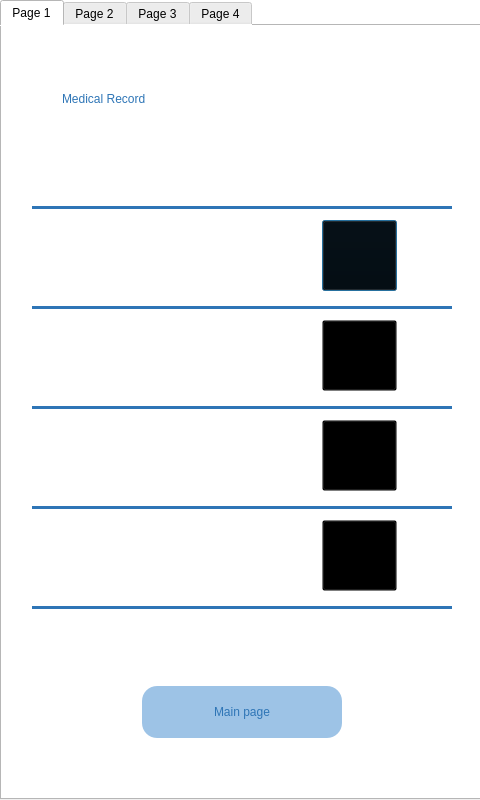
<?xml version="1.0" encoding="UTF-8"?>
<ui version="4.0">
 <class>record1</class>
 <widget class="QDialog" name="record1">
  <property name="geometry">
   <rect>
    <x>0</x>
    <y>0</y>
    <width>480</width>
    <height>800</height>
   </rect>
  </property>
  <property name="windowTitle">
   <string>Dialog</string>
  </property>
  <property name="styleSheet">
   <string notr="true">background-color: rgb(255, 255, 255);</string>
  </property>
  <widget class="QTabWidget" name="tabWidget">
   <property name="geometry">
    <rect>
     <x>0</x>
     <y>0</y>
     <width>481</width>
     <height>800</height>
    </rect>
   </property>
   <property name="sizePolicy">
    <sizepolicy hsizetype="Fixed" vsizetype="Fixed">
     <horstretch>0</horstretch>
     <verstretch>0</verstretch>
    </sizepolicy>
   </property>
   <property name="styleSheet">
    <string notr="true"/>
   </property>
   <property name="tabPosition">
    <enum>QTabWidget::North</enum>
   </property>
   <property name="tabShape">
    <enum>QTabWidget::Rounded</enum>
   </property>
   <property name="currentIndex">
    <number>0</number>
   </property>
   <property name="usesScrollButtons">
    <bool>false</bool>
   </property>
   <property name="tabBarAutoHide">
    <bool>false</bool>
   </property>
   <widget class="QWidget" name="tab">
    <attribute name="title">
     <string>Page 1</string>
    </attribute>
    <widget class="QLabel" name="label_4">
     <property name="geometry">
      <rect>
       <x>30</x>
       <y>280</y>
       <width>420</width>
       <height>3</height>
      </rect>
     </property>
     <property name="styleSheet">
      <string notr="true">background-color: rgb(46, 117, 182);</string>
     </property>
     <property name="text">
      <string/>
     </property>
    </widget>
    <widget class="QLabel" name="label_5">
     <property name="geometry">
      <rect>
       <x>30</x>
       <y>380</y>
       <width>420</width>
       <height>3</height>
      </rect>
     </property>
     <property name="styleSheet">
      <string notr="true">background-color: rgb(46, 117, 182);</string>
     </property>
     <property name="text">
      <string/>
     </property>
    </widget>
    <widget class="QLabel" name="label_3">
     <property name="geometry">
      <rect>
       <x>30</x>
       <y>180</y>
       <width>420</width>
       <height>3</height>
      </rect>
     </property>
     <property name="styleSheet">
      <string notr="true">background-color: rgb(46, 117, 182);</string>
     </property>
     <property name="text">
      <string/>
     </property>
    </widget>
    <widget class="QLabel" name="patient1">
     <property name="geometry">
      <rect>
       <x>100</x>
       <y>215</y>
       <width>230</width>
       <height>57</height>
      </rect>
     </property>
     <property name="styleSheet">
      <string notr="true">font: 20pt &quot;Arial Rounded MT Bold&quot;;
background-color: transparent;
</string>
     </property>
     <property name="text">
      <string/>
     </property>
    </widget>
    <widget class="QLabel" name="label_11">
     <property name="geometry">
      <rect>
       <x>30</x>
       <y>480</y>
       <width>420</width>
       <height>3</height>
      </rect>
     </property>
     <property name="styleSheet">
      <string notr="true">background-color: rgb(46, 117, 182);</string>
     </property>
     <property name="text">
      <string/>
     </property>
    </widget>
    <widget class="QLabel" name="label_10">
     <property name="geometry">
      <rect>
       <x>60</x>
       <y>40</y>
       <width>380</width>
       <height>65</height>
      </rect>
     </property>
     <property name="styleSheet">
      <string notr="true">background-color: transparent;
font: 36pt &quot;Arial Rounded MT Bold&quot;;
color: rgb(46, 117, 182);
</string>
     </property>
     <property name="text">
      <string>Medical Record</string>
     </property>
    </widget>
    <widget class="QLabel" name="label_14">
     <property name="geometry">
      <rect>
       <x>30</x>
       <y>580</y>
       <width>420</width>
       <height>3</height>
      </rect>
     </property>
     <property name="styleSheet">
      <string notr="true">background-color: rgb(46, 117, 182);</string>
     </property>
     <property name="text">
      <string/>
     </property>
    </widget>
    <widget class="QPushButton" name="report1">
     <property name="geometry">
      <rect>
       <x>320</x>
       <y>194</y>
       <width>75</width>
       <height>71</height>
      </rect>
     </property>
     <property name="styleSheet">
      <string notr="true">background-color: transparent;
border-image: url(:/newPrefix/report.png);</string>
     </property>
     <property name="text">
      <string/>
     </property>
    </widget>
    <widget class="QPushButton" name="report2">
     <property name="geometry">
      <rect>
       <x>320</x>
       <y>294</y>
       <width>75</width>
       <height>71</height>
      </rect>
     </property>
     <property name="styleSheet">
      <string notr="true">background-color: transparent;
border-image: url(:/newPrefix/report.png);</string>
     </property>
     <property name="text">
      <string/>
     </property>
    </widget>
    <widget class="QPushButton" name="report3">
     <property name="geometry">
      <rect>
       <x>320</x>
       <y>394</y>
       <width>75</width>
       <height>71</height>
      </rect>
     </property>
     <property name="styleSheet">
      <string notr="true">background-color: transparent;
border-image: url(:/newPrefix/report.png);</string>
     </property>
     <property name="text">
      <string/>
     </property>
    </widget>
    <widget class="QPushButton" name="report4">
     <property name="geometry">
      <rect>
       <x>320</x>
       <y>494</y>
       <width>75</width>
       <height>71</height>
      </rect>
     </property>
     <property name="styleSheet">
      <string notr="true">background-color: transparent;
border-image: url(:/newPrefix/report.png);</string>
     </property>
     <property name="text">
      <string/>
     </property>
    </widget>
    <widget class="QPushButton" name="continue2">
     <property name="geometry">
      <rect>
       <x>140</x>
       <y>660</y>
       <width>200</width>
       <height>52</height>
      </rect>
     </property>
     <property name="styleSheet">
      <string notr="true">background-color: rgb(157, 195, 230);
font: 20pt &quot;Arial Rounded MT Bold&quot;;
border-radius: 15px;
color: rgb(46, 117, 182);


</string>
     </property>
     <property name="text">
      <string>Main page</string>
     </property>
     <property name="autoDefault">
      <bool>false</bool>
     </property>
     <property name="default">
      <bool>true</bool>
     </property>
     <property name="flat">
      <bool>false</bool>
     </property>
    </widget>
    <widget class="QLabel" name="patient2">
     <property name="geometry">
      <rect>
       <x>100</x>
       <y>315</y>
       <width>230</width>
       <height>57</height>
      </rect>
     </property>
     <property name="styleSheet">
      <string notr="true">font: 20pt &quot;Arial Rounded MT Bold&quot;;
background-color: transparent;
</string>
     </property>
     <property name="text">
      <string/>
     </property>
    </widget>
    <widget class="QLabel" name="patient3">
     <property name="geometry">
      <rect>
       <x>100</x>
       <y>415</y>
       <width>230</width>
       <height>57</height>
      </rect>
     </property>
     <property name="styleSheet">
      <string notr="true">font: 20pt &quot;Arial Rounded MT Bold&quot;;
background-color: transparent;
</string>
     </property>
     <property name="text">
      <string/>
     </property>
    </widget>
    <widget class="QLabel" name="patient4">
     <property name="geometry">
      <rect>
       <x>100</x>
       <y>515</y>
       <width>230</width>
       <height>57</height>
      </rect>
     </property>
     <property name="styleSheet">
      <string notr="true">font: 20pt &quot;Arial Rounded MT Bold&quot;;
background-color: transparent;
</string>
     </property>
     <property name="text">
      <string/>
     </property>
    </widget>
   </widget>
   <widget class="QWidget" name="tab_2">
    <attribute name="title">
     <string>Page 2</string>
    </attribute>
    <widget class="QLabel" name="label_6">
     <property name="geometry">
      <rect>
       <x>30</x>
       <y>100</y>
       <width>420</width>
       <height>3</height>
      </rect>
     </property>
     <property name="styleSheet">
      <string notr="true">background-color: rgb(46, 117, 182);</string>
     </property>
     <property name="text">
      <string/>
     </property>
    </widget>
    <widget class="QLabel" name="label_7">
     <property name="geometry">
      <rect>
       <x>30</x>
       <y>200</y>
       <width>420</width>
       <height>3</height>
      </rect>
     </property>
     <property name="styleSheet">
      <string notr="true">background-color: rgb(46, 117, 182);</string>
     </property>
     <property name="text">
      <string/>
     </property>
    </widget>
    <widget class="QLabel" name="label_8">
     <property name="geometry">
      <rect>
       <x>30</x>
       <y>300</y>
       <width>420</width>
       <height>3</height>
      </rect>
     </property>
     <property name="styleSheet">
      <string notr="true">background-color: rgb(46, 117, 182);</string>
     </property>
     <property name="text">
      <string/>
     </property>
    </widget>
    <widget class="QLabel" name="label_9">
     <property name="geometry">
      <rect>
       <x>30</x>
       <y>400</y>
       <width>420</width>
       <height>3</height>
      </rect>
     </property>
     <property name="styleSheet">
      <string notr="true">background-color: rgb(46, 117, 182);</string>
     </property>
     <property name="text">
      <string/>
     </property>
    </widget>
    <widget class="QLabel" name="label_12">
     <property name="geometry">
      <rect>
       <x>30</x>
       <y>500</y>
       <width>420</width>
       <height>3</height>
      </rect>
     </property>
     <property name="styleSheet">
      <string notr="true">background-color: rgb(46, 117, 182);</string>
     </property>
     <property name="text">
      <string/>
     </property>
    </widget>
    <widget class="QLabel" name="label_13">
     <property name="geometry">
      <rect>
       <x>30</x>
       <y>600</y>
       <width>420</width>
       <height>3</height>
      </rect>
     </property>
     <property name="styleSheet">
      <string notr="true">background-color: rgb(46, 117, 182);</string>
     </property>
     <property name="text">
      <string/>
     </property>
    </widget>
    <widget class="QPushButton" name="continue3">
     <property name="geometry">
      <rect>
       <x>140</x>
       <y>660</y>
       <width>200</width>
       <height>52</height>
      </rect>
     </property>
     <property name="styleSheet">
      <string notr="true">background-color: rgb(157, 195, 230);
font: 20pt &quot;Arial Rounded MT Bold&quot;;
border-radius: 15px;
color: rgb(46, 117, 182);


</string>
     </property>
     <property name="text">
      <string>Main page</string>
     </property>
     <property name="autoDefault">
      <bool>false</bool>
     </property>
     <property name="default">
      <bool>true</bool>
     </property>
     <property name="flat">
      <bool>false</bool>
     </property>
    </widget>
    <widget class="QPushButton" name="report6">
     <property name="geometry">
      <rect>
       <x>320</x>
       <y>215</y>
       <width>75</width>
       <height>71</height>
      </rect>
     </property>
     <property name="styleSheet">
      <string notr="true">background-color: transparent;
border-image: url(:/newPrefix/report.png);</string>
     </property>
     <property name="text">
      <string/>
     </property>
    </widget>
    <widget class="QPushButton" name="report7">
     <property name="geometry">
      <rect>
       <x>320</x>
       <y>315</y>
       <width>75</width>
       <height>71</height>
      </rect>
     </property>
     <property name="styleSheet">
      <string notr="true">background-color: transparent;
border-image: url(:/newPrefix/report.png);</string>
     </property>
     <property name="text">
      <string/>
     </property>
    </widget>
    <widget class="QPushButton" name="report8">
     <property name="geometry">
      <rect>
       <x>320</x>
       <y>415</y>
       <width>75</width>
       <height>71</height>
      </rect>
     </property>
     <property name="styleSheet">
      <string notr="true">background-color: transparent;
border-image: url(:/newPrefix/report.png);</string>
     </property>
     <property name="text">
      <string/>
     </property>
    </widget>
    <widget class="QPushButton" name="report9">
     <property name="geometry">
      <rect>
       <x>320</x>
       <y>515</y>
       <width>75</width>
       <height>71</height>
      </rect>
     </property>
     <property name="styleSheet">
      <string notr="true">background-color: transparent;
border-image: url(:/newPrefix/report.png);</string>
     </property>
     <property name="text">
      <string/>
     </property>
    </widget>
    <widget class="QPushButton" name="report5">
     <property name="geometry">
      <rect>
       <x>320</x>
       <y>115</y>
       <width>75</width>
       <height>71</height>
      </rect>
     </property>
     <property name="styleSheet">
      <string notr="true">background-color: transparent;
border-image: url(:/newPrefix/report.png);</string>
     </property>
     <property name="text">
      <string/>
     </property>
    </widget>
    <widget class="QLabel" name="patient5">
     <property name="geometry">
      <rect>
       <x>100</x>
       <y>135</y>
       <width>230</width>
       <height>57</height>
      </rect>
     </property>
     <property name="styleSheet">
      <string notr="true">font: 20pt &quot;Arial Rounded MT Bold&quot;;
background-color: transparent;
</string>
     </property>
     <property name="text">
      <string/>
     </property>
    </widget>
    <widget class="QLabel" name="patient6">
     <property name="geometry">
      <rect>
       <x>100</x>
       <y>235</y>
       <width>230</width>
       <height>57</height>
      </rect>
     </property>
     <property name="styleSheet">
      <string notr="true">font: 20pt &quot;Arial Rounded MT Bold&quot;;
background-color: transparent;
</string>
     </property>
     <property name="text">
      <string/>
     </property>
    </widget>
    <widget class="QLabel" name="patient7">
     <property name="geometry">
      <rect>
       <x>100</x>
       <y>335</y>
       <width>230</width>
       <height>57</height>
      </rect>
     </property>
     <property name="styleSheet">
      <string notr="true">font: 20pt &quot;Arial Rounded MT Bold&quot;;
background-color: transparent;
</string>
     </property>
     <property name="text">
      <string/>
     </property>
    </widget>
    <widget class="QLabel" name="patient8">
     <property name="geometry">
      <rect>
       <x>100</x>
       <y>435</y>
       <width>230</width>
       <height>57</height>
      </rect>
     </property>
     <property name="styleSheet">
      <string notr="true">font: 20pt &quot;Arial Rounded MT Bold&quot;;
background-color: transparent;
</string>
     </property>
     <property name="text">
      <string/>
     </property>
    </widget>
    <widget class="QLabel" name="patient9">
     <property name="geometry">
      <rect>
       <x>100</x>
       <y>535</y>
       <width>230</width>
       <height>57</height>
      </rect>
     </property>
     <property name="styleSheet">
      <string notr="true">font: 20pt &quot;Arial Rounded MT Bold&quot;;
background-color: transparent;
</string>
     </property>
     <property name="text">
      <string/>
     </property>
    </widget>
   </widget>
   <widget class="QWidget" name="tab_3">
    <attribute name="title">
     <string>Page 3</string>
    </attribute>
    <widget class="QLabel" name="label_15">
     <property name="geometry">
      <rect>
       <x>30</x>
       <y>100</y>
       <width>420</width>
       <height>3</height>
      </rect>
     </property>
     <property name="styleSheet">
      <string notr="true">background-color: rgb(46, 117, 182);</string>
     </property>
     <property name="text">
      <string/>
     </property>
    </widget>
    <widget class="QLabel" name="label_16">
     <property name="geometry">
      <rect>
       <x>30</x>
       <y>200</y>
       <width>420</width>
       <height>3</height>
      </rect>
     </property>
     <property name="styleSheet">
      <string notr="true">background-color: rgb(46, 117, 182);</string>
     </property>
     <property name="text">
      <string/>
     </property>
    </widget>
    <widget class="QLabel" name="label_17">
     <property name="geometry">
      <rect>
       <x>30</x>
       <y>300</y>
       <width>420</width>
       <height>3</height>
      </rect>
     </property>
     <property name="styleSheet">
      <string notr="true">background-color: rgb(46, 117, 182);</string>
     </property>
     <property name="text">
      <string/>
     </property>
    </widget>
    <widget class="QLabel" name="label_18">
     <property name="geometry">
      <rect>
       <x>30</x>
       <y>400</y>
       <width>420</width>
       <height>3</height>
      </rect>
     </property>
     <property name="styleSheet">
      <string notr="true">background-color: rgb(46, 117, 182);</string>
     </property>
     <property name="text">
      <string/>
     </property>
    </widget>
    <widget class="QLabel" name="label_19">
     <property name="geometry">
      <rect>
       <x>30</x>
       <y>600</y>
       <width>420</width>
       <height>3</height>
      </rect>
     </property>
     <property name="styleSheet">
      <string notr="true">background-color: rgb(46, 117, 182);</string>
     </property>
     <property name="text">
      <string/>
     </property>
    </widget>
    <widget class="QLabel" name="label_20">
     <property name="geometry">
      <rect>
       <x>30</x>
       <y>500</y>
       <width>420</width>
       <height>3</height>
      </rect>
     </property>
     <property name="styleSheet">
      <string notr="true">background-color: rgb(46, 117, 182);</string>
     </property>
     <property name="text">
      <string/>
     </property>
    </widget>
    <widget class="QPushButton" name="report10">
     <property name="geometry">
      <rect>
       <x>320</x>
       <y>115</y>
       <width>75</width>
       <height>71</height>
      </rect>
     </property>
     <property name="styleSheet">
      <string notr="true">background-color: transparent;
border-image: url(:/newPrefix/report.png);</string>
     </property>
     <property name="text">
      <string/>
     </property>
    </widget>
    <widget class="QPushButton" name="report11">
     <property name="geometry">
      <rect>
       <x>320</x>
       <y>215</y>
       <width>75</width>
       <height>71</height>
      </rect>
     </property>
     <property name="styleSheet">
      <string notr="true">background-color: transparent;
border-image: url(:/newPrefix/report.png);</string>
     </property>
     <property name="text">
      <string/>
     </property>
    </widget>
    <widget class="QPushButton" name="report12">
     <property name="geometry">
      <rect>
       <x>320</x>
       <y>315</y>
       <width>75</width>
       <height>71</height>
      </rect>
     </property>
     <property name="styleSheet">
      <string notr="true">background-color: transparent;
border-image: url(:/newPrefix/report.png);</string>
     </property>
     <property name="text">
      <string/>
     </property>
    </widget>
    <widget class="QPushButton" name="report13">
     <property name="geometry">
      <rect>
       <x>320</x>
       <y>415</y>
       <width>75</width>
       <height>71</height>
      </rect>
     </property>
     <property name="styleSheet">
      <string notr="true">background-color: transparent;
border-image: url(:/newPrefix/report.png);</string>
     </property>
     <property name="text">
      <string/>
     </property>
    </widget>
    <widget class="QPushButton" name="report14">
     <property name="geometry">
      <rect>
       <x>320</x>
       <y>515</y>
       <width>75</width>
       <height>71</height>
      </rect>
     </property>
     <property name="styleSheet">
      <string notr="true">background-color: transparent;
border-image: url(:/newPrefix/report.png);</string>
     </property>
     <property name="text">
      <string/>
     </property>
    </widget>
    <widget class="QLabel" name="patient10">
     <property name="geometry">
      <rect>
       <x>100</x>
       <y>135</y>
       <width>230</width>
       <height>57</height>
      </rect>
     </property>
     <property name="styleSheet">
      <string notr="true">font: 20pt &quot;Arial Rounded MT Bold&quot;;
background-color: transparent;
</string>
     </property>
     <property name="text">
      <string/>
     </property>
    </widget>
    <widget class="QLabel" name="patient11">
     <property name="geometry">
      <rect>
       <x>100</x>
       <y>235</y>
       <width>230</width>
       <height>57</height>
      </rect>
     </property>
     <property name="styleSheet">
      <string notr="true">font: 20pt &quot;Arial Rounded MT Bold&quot;;
background-color: transparent;
</string>
     </property>
     <property name="text">
      <string/>
     </property>
    </widget>
    <widget class="QLabel" name="patient12">
     <property name="geometry">
      <rect>
       <x>100</x>
       <y>335</y>
       <width>230</width>
       <height>57</height>
      </rect>
     </property>
     <property name="styleSheet">
      <string notr="true">font: 20pt &quot;Arial Rounded MT Bold&quot;;
background-color: transparent;
</string>
     </property>
     <property name="text">
      <string/>
     </property>
    </widget>
    <widget class="QLabel" name="patient13">
     <property name="geometry">
      <rect>
       <x>100</x>
       <y>435</y>
       <width>230</width>
       <height>57</height>
      </rect>
     </property>
     <property name="styleSheet">
      <string notr="true">font: 20pt &quot;Arial Rounded MT Bold&quot;;
background-color: transparent;
</string>
     </property>
     <property name="text">
      <string/>
     </property>
    </widget>
    <widget class="QLabel" name="patient14">
     <property name="geometry">
      <rect>
       <x>100</x>
       <y>535</y>
       <width>230</width>
       <height>57</height>
      </rect>
     </property>
     <property name="styleSheet">
      <string notr="true">font: 20pt &quot;Arial Rounded MT Bold&quot;;
background-color: transparent;
</string>
     </property>
     <property name="text">
      <string/>
     </property>
    </widget>
    <widget class="QPushButton" name="continue4">
     <property name="geometry">
      <rect>
       <x>140</x>
       <y>660</y>
       <width>200</width>
       <height>52</height>
      </rect>
     </property>
     <property name="styleSheet">
      <string notr="true">background-color: rgb(157, 195, 230);
font: 20pt &quot;Arial Rounded MT Bold&quot;;
border-radius: 15px;
color: rgb(46, 117, 182);


</string>
     </property>
     <property name="text">
      <string>Main page</string>
     </property>
     <property name="autoDefault">
      <bool>false</bool>
     </property>
     <property name="default">
      <bool>true</bool>
     </property>
     <property name="flat">
      <bool>false</bool>
     </property>
    </widget>
   </widget>
   <widget class="QWidget" name="tab_4">
    <attribute name="title">
     <string>Page 4</string>
    </attribute>
    <widget class="QPushButton" name="continue5">
     <property name="geometry">
      <rect>
       <x>140</x>
       <y>660</y>
       <width>200</width>
       <height>52</height>
      </rect>
     </property>
     <property name="styleSheet">
      <string notr="true">background-color: rgb(157, 195, 230);
font: 20pt &quot;Arial Rounded MT Bold&quot;;
border-radius: 15px;
color: rgb(46, 117, 182);


</string>
     </property>
     <property name="text">
      <string>Main page</string>
     </property>
     <property name="autoDefault">
      <bool>false</bool>
     </property>
     <property name="default">
      <bool>true</bool>
     </property>
     <property name="flat">
      <bool>false</bool>
     </property>
    </widget>
    <widget class="QLabel" name="label_21">
     <property name="geometry">
      <rect>
       <x>30</x>
       <y>100</y>
       <width>420</width>
       <height>3</height>
      </rect>
     </property>
     <property name="styleSheet">
      <string notr="true">background-color: rgb(46, 117, 182);</string>
     </property>
     <property name="text">
      <string/>
     </property>
    </widget>
    <widget class="QLabel" name="label_22">
     <property name="geometry">
      <rect>
       <x>30</x>
       <y>200</y>
       <width>420</width>
       <height>3</height>
      </rect>
     </property>
     <property name="styleSheet">
      <string notr="true">background-color: rgb(46, 117, 182);</string>
     </property>
     <property name="text">
      <string/>
     </property>
    </widget>
    <widget class="QLabel" name="label_23">
     <property name="geometry">
      <rect>
       <x>30</x>
       <y>300</y>
       <width>420</width>
       <height>3</height>
      </rect>
     </property>
     <property name="styleSheet">
      <string notr="true">background-color: rgb(46, 117, 182);</string>
     </property>
     <property name="text">
      <string/>
     </property>
    </widget>
    <widget class="QLabel" name="label_24">
     <property name="geometry">
      <rect>
       <x>30</x>
       <y>400</y>
       <width>420</width>
       <height>3</height>
      </rect>
     </property>
     <property name="styleSheet">
      <string notr="true">background-color: rgb(46, 117, 182);</string>
     </property>
     <property name="text">
      <string/>
     </property>
    </widget>
    <widget class="QLabel" name="label_25">
     <property name="geometry">
      <rect>
       <x>30</x>
       <y>500</y>
       <width>420</width>
       <height>3</height>
      </rect>
     </property>
     <property name="styleSheet">
      <string notr="true">background-color: rgb(46, 117, 182);</string>
     </property>
     <property name="text">
      <string/>
     </property>
    </widget>
    <widget class="QLabel" name="label_26">
     <property name="geometry">
      <rect>
       <x>30</x>
       <y>600</y>
       <width>420</width>
       <height>3</height>
      </rect>
     </property>
     <property name="styleSheet">
      <string notr="true">background-color: rgb(46, 117, 182);</string>
     </property>
     <property name="text">
      <string/>
     </property>
    </widget>
    <widget class="QPushButton" name="report15">
     <property name="geometry">
      <rect>
       <x>320</x>
       <y>115</y>
       <width>75</width>
       <height>71</height>
      </rect>
     </property>
     <property name="styleSheet">
      <string notr="true">background-color: transparent;
border-image: url(:/newPrefix/report.png);</string>
     </property>
     <property name="text">
      <string/>
     </property>
    </widget>
    <widget class="QPushButton" name="report16">
     <property name="geometry">
      <rect>
       <x>320</x>
       <y>215</y>
       <width>75</width>
       <height>71</height>
      </rect>
     </property>
     <property name="styleSheet">
      <string notr="true">background-color: transparent;
border-image: url(:/newPrefix/report.png);</string>
     </property>
     <property name="text">
      <string/>
     </property>
    </widget>
    <widget class="QPushButton" name="report18">
     <property name="geometry">
      <rect>
       <x>320</x>
       <y>415</y>
       <width>75</width>
       <height>71</height>
      </rect>
     </property>
     <property name="styleSheet">
      <string notr="true">background-color: transparent;
border-image: url(:/newPrefix/report.png);</string>
     </property>
     <property name="text">
      <string/>
     </property>
    </widget>
    <widget class="QPushButton" name="report17">
     <property name="geometry">
      <rect>
       <x>320</x>
       <y>315</y>
       <width>75</width>
       <height>71</height>
      </rect>
     </property>
     <property name="styleSheet">
      <string notr="true">background-color: transparent;
border-image: url(:/newPrefix/report.png);</string>
     </property>
     <property name="text">
      <string/>
     </property>
    </widget>
    <widget class="QPushButton" name="report19">
     <property name="geometry">
      <rect>
       <x>320</x>
       <y>515</y>
       <width>75</width>
       <height>71</height>
      </rect>
     </property>
     <property name="styleSheet">
      <string notr="true">background-color: transparent;
border-image: url(:/newPrefix/report.png);</string>
     </property>
     <property name="text">
      <string/>
     </property>
    </widget>
    <widget class="QLabel" name="patient15">
     <property name="geometry">
      <rect>
       <x>100</x>
       <y>135</y>
       <width>230</width>
       <height>57</height>
      </rect>
     </property>
     <property name="styleSheet">
      <string notr="true">font: 20pt &quot;Arial Rounded MT Bold&quot;;
background-color: transparent;
</string>
     </property>
     <property name="text">
      <string/>
     </property>
    </widget>
    <widget class="QLabel" name="patient16">
     <property name="geometry">
      <rect>
       <x>100</x>
       <y>235</y>
       <width>230</width>
       <height>57</height>
      </rect>
     </property>
     <property name="styleSheet">
      <string notr="true">font: 20pt &quot;Arial Rounded MT Bold&quot;;
background-color: transparent;
</string>
     </property>
     <property name="text">
      <string/>
     </property>
    </widget>
    <widget class="QLabel" name="patient17">
     <property name="geometry">
      <rect>
       <x>100</x>
       <y>335</y>
       <width>230</width>
       <height>57</height>
      </rect>
     </property>
     <property name="styleSheet">
      <string notr="true">font: 20pt &quot;Arial Rounded MT Bold&quot;;
background-color: transparent;
</string>
     </property>
     <property name="text">
      <string/>
     </property>
    </widget>
    <widget class="QLabel" name="patient18">
     <property name="geometry">
      <rect>
       <x>100</x>
       <y>435</y>
       <width>230</width>
       <height>57</height>
      </rect>
     </property>
     <property name="styleSheet">
      <string notr="true">font: 20pt &quot;Arial Rounded MT Bold&quot;;
background-color: transparent;
</string>
     </property>
     <property name="text">
      <string/>
     </property>
    </widget>
    <widget class="QLabel" name="patient19">
     <property name="geometry">
      <rect>
       <x>100</x>
       <y>535</y>
       <width>230</width>
       <height>57</height>
      </rect>
     </property>
     <property name="styleSheet">
      <string notr="true">font: 20pt &quot;Arial Rounded MT Bold&quot;;
background-color: transparent;
</string>
     </property>
     <property name="text">
      <string/>
     </property>
    </widget>
   </widget>
  </widget>
 </widget>
 <resources>
  <include location="record_file.qrc"/>
 </resources>
 <connections/>
</ui>
